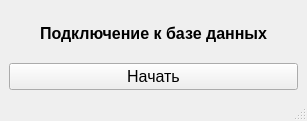
<?xml version="1.0" encoding="UTF-8"?>
<ui version="4.0">
 <class>MainWindow</class>
 <widget class="QMainWindow" name="MainWindow">
  <property name="geometry">
   <rect>
    <x>0</x>
    <y>0</y>
    <width>307</width>
    <height>121</height>
   </rect>
  </property>
  <property name="windowTitle">
   <string>Главное окно</string>
  </property>
  <widget class="QWidget" name="centralwidget">
   <layout class="QGridLayout" name="gridLayout">
    <item row="1" column="0">
     <widget class="QLabel" name="label">
      <property name="font">
       <font>
        <pointsize>12</pointsize>
        <weight>75</weight>
        <bold>true</bold>
       </font>
      </property>
      <property name="text">
       <string>Подключение к базе данных</string>
      </property>
      <property name="alignment">
       <set>Qt::AlignCenter</set>
      </property>
     </widget>
    </item>
    <item row="2" column="0">
     <widget class="QPushButton" name="pushButton">
      <property name="font">
       <font>
        <pointsize>12</pointsize>
        <weight>50</weight>
        <bold>false</bold>
       </font>
      </property>
      <property name="text">
       <string>Начать</string>
      </property>
     </widget>
    </item>
   </layout>
  </widget>
  <widget class="QMenuBar" name="menubar">
   <property name="geometry">
    <rect>
     <x>0</x>
     <y>0</y>
     <width>307</width>
     <height>21</height>
    </rect>
   </property>
  </widget>
  <widget class="QStatusBar" name="statusbar"/>
 </widget>
 <resources/>
 <connections/>
</ui>
